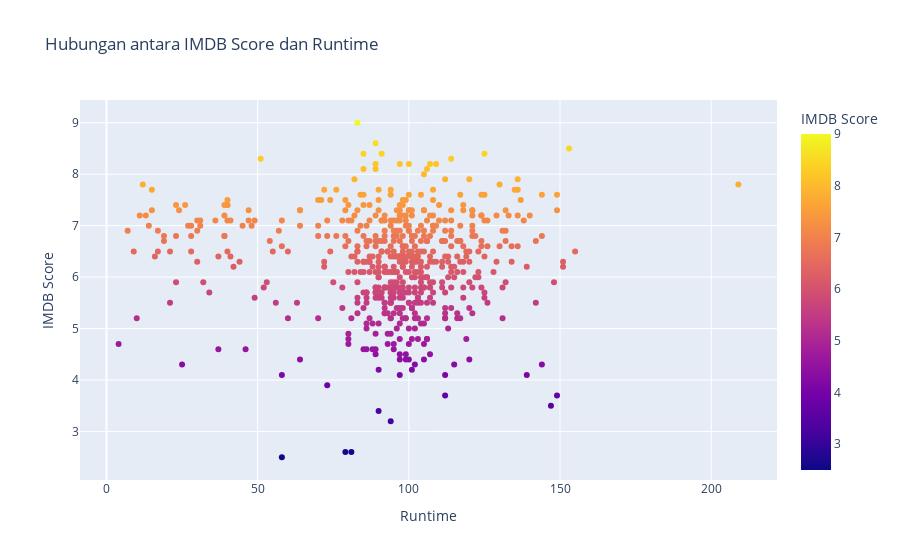

This figure's notebook cell:
### Code cell
fig = px.scatter(df, x="Runtime", y="IMDB Score", color="IMDB Score", hover_name="Title",
                 title='Hubungan antara IMDB Score dan Runtime')
fig.show()

### Figure 1 — Plotly figure (JSON) as saved in the notebook; plotly's stock layout.template omitted (floating-point values rounded to 4 significant figures; data arrays with more than 128 entries replaced by an {"elided": "..."} marker saying what was removed)
{"data": [{"hovertemplate": "<b>%{hovertext}</b><br><br>Runtime=%{x}<br>IMDB Score=%{marker.color}<extra></extra>", "hovertext": {"elided": "584 str values"}, "legendgroup": "", "marker": {"color": {"elided": "584 float values"}, "coloraxis": "coloraxis", "symbol": "circle"}, "mode": "markers", "name": "", "orientation": "v", "showlegend": false, "type": "scatter", "x": {"elided": "584 int values"}, "xaxis": "x", "y": {"elided": "584 float values"}, "yaxis": "y"}], "layout": {"coloraxis": {"colorbar": {"title": {"text": "IMDB Score"}}, "colorscale": [[0, "#0d0887"], [0.1111, "#46039f"], [0.2222, "#7201a8"], [0.3333, "#9c179e"], [0.4444, "#bd3786"], [0.5556, "#d8576b"], [0.6667, "#ed7953"], [0.7778, "#fb9f3a"], [0.8889, "#fdca26"], [1, "#f0f921"]]}, "legend": {"tracegroupgap": 0}, "title": {"text": "Hubungan antara IMDB Score dan Runtime"}, "xaxis": {"anchor": "y", "domain": [0, 1], "title": {"text": "Runtime"}}, "yaxis": {"anchor": "x", "domain": [0, 1], "title": {"text": "IMDB Score"}}}}
